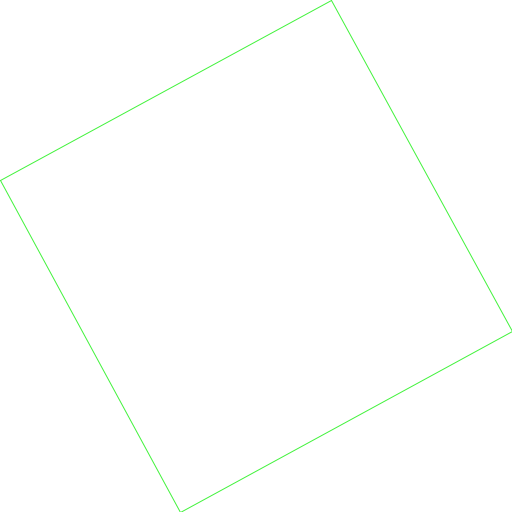
Frame 1 (no input)
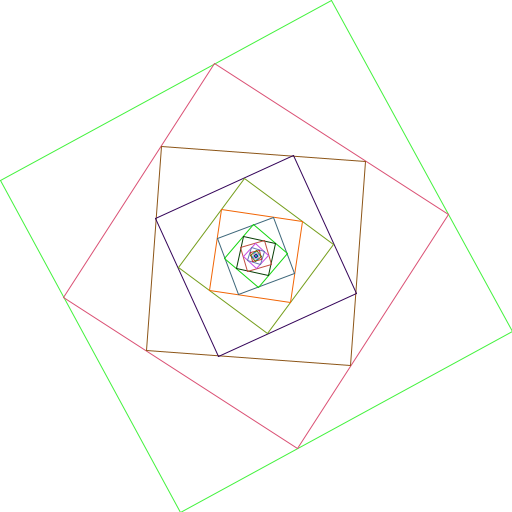
Frame 60 (the mouse pressed at the canvas centre just before this capture)
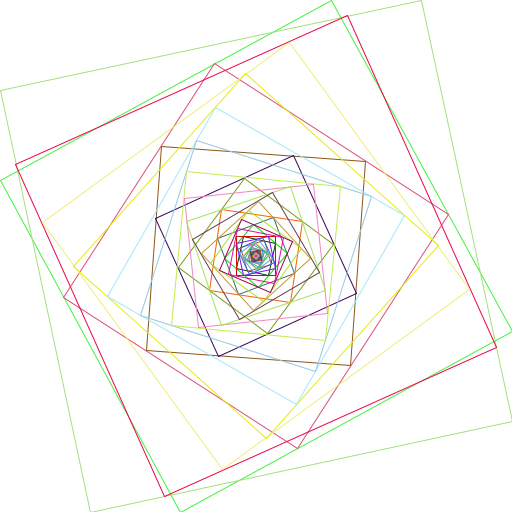
Frame 120 (the mouse held since frame 60 and released just before this capture)

The Processing sketch that drew these frames (run headless with seeded random() and noise(); from frame 60 on, the mouse is pressed at the canvas centre):

// Processing sketch: recursiveBox
// ── recursiveBox.pde
float f;
PVector[] arr = new PVector[4];

void setup() {
	size(512, 512);
	background(255);
	stroke(0);
	f = random(0, 1);
	arr[0] = new PVector(0, 0);
	arr[1] = new PVector(width, 0);
	arr[2] = new PVector(width, height);
	arr[3] = new PVector(0, height);
}

void draw() {
	arr = transformRect(arr);
	stroke(random(255), random(255), random(255));
	for (int i = 0; i < 4; i++) {
		line(arr[i].x, arr[i].y, arr[(i+1)%4].x, arr[(i+1)%4].y);
	}
}

void mousePressed() {
	setup();
}

PVector[] transformRect(PVector[] vertices) {
	PVector[] points = new PVector[4];
	for (int i = 0; i < 4; i++) {
		PVector a = vertices[i];
		PVector b = vertices[(i + 1) % 4];
		points[i] = PVector.add(PVector.mult(a, 1 - f), PVector.mult(b, f));
	}
	return points;
}
